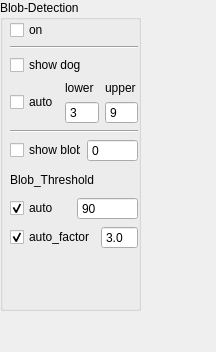
<?xml version="1.0" encoding="UTF-8"?>
<ui version="4.0">
 <class>Form</class>
 <widget class="QWidget" name="Form">
  <property name="geometry">
   <rect>
    <x>0</x>
    <y>0</y>
    <width>216</width>
    <height>352</height>
   </rect>
  </property>
  <property name="windowTitle">
   <string>Form</string>
  </property>
  <widget class="QGroupBox" name="groupBox_2">
   <property name="geometry">
    <rect>
     <x>0</x>
     <y>0</y>
     <width>141</width>
     <height>311</height>
    </rect>
   </property>
   <property name="title">
    <string>Blob-Detection</string>
   </property>
   <widget class="QWidget" name="verticalLayoutWidget_2">
    <property name="geometry">
     <rect>
      <x>10</x>
      <y>20</y>
      <width>128</width>
      <height>229</height>
     </rect>
    </property>
    <layout class="QVBoxLayout" name="verticalLayout_2">
     <item>
      <widget class="QCheckBox" name="CVonCheckBox">
       <property name="enabled">
        <bool>true</bool>
       </property>
       <property name="text">
        <string>on</string>
       </property>
       <property name="checked">
        <bool>false</bool>
       </property>
      </widget>
     </item>
     <item>
      <widget class="Line" name="line">
       <property name="orientation">
        <enum>Qt::Horizontal</enum>
       </property>
      </widget>
     </item>
     <item>
      <widget class="QCheckBox" name="CVdogCheckBox">
       <property name="text">
        <string>show dog</string>
       </property>
      </widget>
     </item>
     <item>
      <layout class="QHBoxLayout" name="horizontalLayout_4">
       <item>
        <widget class="QCheckBox" name="CVautodogCheckBox">
         <property name="text">
          <string>auto</string>
         </property>
         <property name="checked">
          <bool>false</bool>
         </property>
        </widget>
       </item>
       <item>
        <layout class="QVBoxLayout" name="verticalLayout_3">
         <item>
          <widget class="QLabel" name="label_4">
           <property name="text">
            <string>lower</string>
           </property>
          </widget>
         </item>
         <item>
          <widget class="QSpinBox" name="CVdogLoSpinBox">
           <property name="enabled">
            <bool>true</bool>
           </property>
           <property name="sizePolicy">
            <sizepolicy hsizetype="Minimum" vsizetype="Fixed">
             <horstretch>0</horstretch>
             <verstretch>0</verstretch>
            </sizepolicy>
           </property>
           <property name="toolTip">
            <string>Tiefpassfilter für DOG</string>
           </property>
           <property name="buttonSymbols">
            <enum>QAbstractSpinBox::NoButtons</enum>
           </property>
           <property name="minimum">
            <number>1</number>
           </property>
           <property name="maximum">
            <number>255</number>
           </property>
           <property name="singleStep">
            <number>1</number>
           </property>
           <property name="value">
            <number>3</number>
           </property>
          </widget>
         </item>
        </layout>
       </item>
       <item>
        <layout class="QVBoxLayout" name="verticalLayout_4">
         <item>
          <widget class="QLabel" name="label_5">
           <property name="text">
            <string>upper</string>
           </property>
          </widget>
         </item>
         <item>
          <widget class="QSpinBox" name="CVdogUpSpinBox">
           <property name="enabled">
            <bool>true</bool>
           </property>
           <property name="sizePolicy">
            <sizepolicy hsizetype="Minimum" vsizetype="Fixed">
             <horstretch>0</horstretch>
             <verstretch>0</verstretch>
            </sizepolicy>
           </property>
           <property name="toolTip">
            <string>Hochpassfilter für DOG</string>
           </property>
           <property name="buttonSymbols">
            <enum>QAbstractSpinBox::NoButtons</enum>
           </property>
           <property name="minimum">
            <number>1</number>
           </property>
           <property name="maximum">
            <number>255</number>
           </property>
           <property name="value">
            <number>9</number>
           </property>
          </widget>
         </item>
        </layout>
       </item>
      </layout>
     </item>
     <item>
      <widget class="Line" name="line_2">
       <property name="orientation">
        <enum>Qt::Horizontal</enum>
       </property>
      </widget>
     </item>
     <item>
      <layout class="QHBoxLayout" name="horizontalLayout_7">
       <item>
        <widget class="QCheckBox" name="CVblobsCheckBox">
         <property name="text">
          <string>show blobs</string>
         </property>
         <property name="checked">
          <bool>false</bool>
         </property>
        </widget>
       </item>
       <item>
        <widget class="QSpinBox" name="CVblobsSpinBox">
         <property name="enabled">
          <bool>true</bool>
         </property>
         <property name="sizePolicy">
          <sizepolicy hsizetype="Minimum" vsizetype="Fixed">
           <horstretch>0</horstretch>
           <verstretch>0</verstretch>
          </sizepolicy>
         </property>
         <property name="readOnly">
          <bool>true</bool>
         </property>
         <property name="buttonSymbols">
          <enum>QAbstractSpinBox::NoButtons</enum>
         </property>
         <property name="minimum">
          <number>0</number>
         </property>
         <property name="maximum">
          <number>100000</number>
         </property>
         <property name="value">
          <number>0</number>
         </property>
        </widget>
       </item>
      </layout>
     </item>
     <item>
      <widget class="QLabel" name="label">
       <property name="text">
        <string>Blob_Threshold</string>
       </property>
      </widget>
     </item>
     <item>
      <layout class="QHBoxLayout" name="horizontalLayout_3">
       <item>
        <widget class="QCheckBox" name="CVautoThresholdCheckBox">
         <property name="text">
          <string>auto</string>
         </property>
         <property name="checked">
          <bool>true</bool>
         </property>
        </widget>
       </item>
       <item>
        <widget class="QSpinBox" name="CVthresholdSpinBox">
         <property name="enabled">
          <bool>true</bool>
         </property>
         <property name="sizePolicy">
          <sizepolicy hsizetype="Minimum" vsizetype="Fixed">
           <horstretch>0</horstretch>
           <verstretch>0</verstretch>
          </sizepolicy>
         </property>
         <property name="toolTip">
          <string>Threshold für Bin</string>
         </property>
         <property name="buttonSymbols">
          <enum>QAbstractSpinBox::NoButtons</enum>
         </property>
         <property name="maximum">
          <number>255</number>
         </property>
         <property name="value">
          <number>90</number>
         </property>
        </widget>
       </item>
      </layout>
     </item>
     <item>
      <layout class="QHBoxLayout" name="horizontalLayout_8">
       <item>
        <widget class="QCheckBox" name="CVautofaktorCheckBox">
         <property name="text">
          <string>auto_factor</string>
         </property>
         <property name="checked">
          <bool>true</bool>
         </property>
        </widget>
       </item>
       <item>
        <widget class="QDoubleSpinBox" name="CVfactorSpinBox">
         <property name="enabled">
          <bool>true</bool>
         </property>
         <property name="toolTip">
          <string>dynamischer Schwellwertfaktor</string>
         </property>
         <property name="buttonSymbols">
          <enum>QAbstractSpinBox::NoButtons</enum>
         </property>
         <property name="decimals">
          <number>1</number>
         </property>
         <property name="maximum">
          <double>10.000000000000000</double>
         </property>
         <property name="value">
          <double>3.000000000000000</double>
         </property>
        </widget>
       </item>
      </layout>
     </item>
    </layout>
   </widget>
  </widget>
 </widget>
 <resources/>
 <connections/>
</ui>
